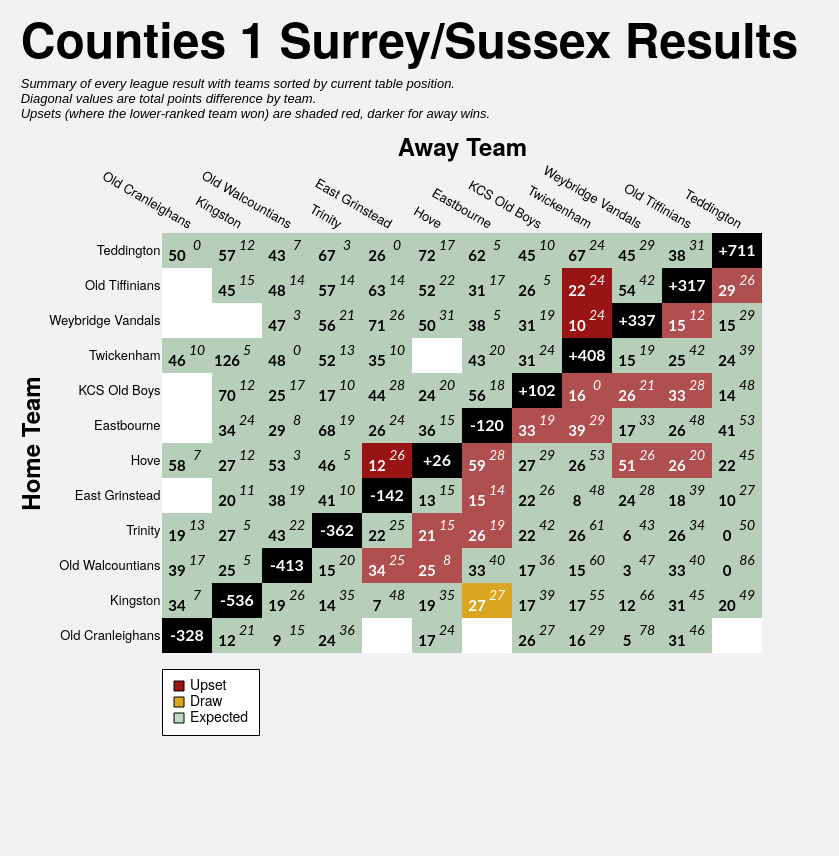

The Vega-Lite source for this figure:
### Vega-Lite specification from a JSON file in a GitHub repository (floating-point values rounded to 4 significant figures; data arrays with more than 128 entries replaced by an {"elided": "..."} marker saying what was removed)
{"config": {"axis": {"labelFont": "PT Sans Narrow, Helvetica Neue, Helvetica, Arial, sans-serif", "titleFont": "PT Sans Narrow, Helvetica Neue, Helvetica, Arial, sans-serif", "labelFontSize": 13, "titleFontSize": 24, "gridColor": "#202947", "gridOpacity": 0.2}, "text": {"font": "Lato, sans-serif"}, "bar": {"cornerRadiusEnd": 5}, "header": {"labelFont": "PT Sans Narrow, Helvetica Neue, Helvetica, Arial, sans-serif", "titleFont": "PT Sans Narrow, Helvetica Neue, Helvetica, Arial, sans-serif", "labelFontSize": 24, "titleFontSize": 28, "labelFontWeight": "bold", "orient": "left"}, "legend": {"labelFont": "PT Sans Narrow, Helvetica Neue, Helvetica, Arial, sans-serif", "titleFont": "PT Sans Narrow, Helvetica Neue, Helvetica, Arial, sans-serif", "labelFontSize": 14, "titleFontSize": 16, "titlePadding": 5, "fillColor": "white", "strokeColor": "black", "padding": 10, "titleFontWeight": "lighter", "titleFontStyle": "italic", "titleColor": "gray", "offset": 10}, "title": {"font": "PT Sans Narrow, Helvetica Neue, Helvetica, Arial, sans-serif", "fontSize": 48, "fontWeight": "bold", "anchor": "start", "align": "center", "titlePadding": 20, "subtitlePadding": 10, "subtitleFontSize": 13, "subtitleColor": "", "subtitleFontStyle": "italic", "offset": 15, "color": "black"}, "axisX": {"labelAngle": 0}, "facet": {"title": null, "header": null, "align": {"row": "each", "column": "each"}}, "resolve": {"scale": {"y": "independent", "facet": "independent"}}, "background": "#f2f1f4", "scale": {"offsetBandPaddingOuter": 0.2, "offsetBandPaddingInner": 0.1}, "view": {"stroke": null}}, "layer": [{"data": {"name": "data-75924ced8e58fdf6c3bfddf457cb49ac"}, "mark": {"type": "rect"}, "encoding": {"color": {"field": "unexpected_result", "legend": {"columns": 1, "direction": "horizontal", "labelExpr": "datum.value === 'Upset (Away Win)' ? 'Upset' : datum.value", "labelLimit": 220, "offset": 16, "orient": "bottom", "symbolStrokeColor": "black", "symbolStrokeWidth": 1, "values": ["Upset (Away Win)", "Draw", "Expected"]}, "scale": {"domain": ["Expected", "Upset (Home Win)", "Upset (Away Win)", "Draw", "To be played", "N/A"], "range": ["#146f1444", "#991515bb", "#991515", "goldenrod", "white", "black"]}, "title": null, "type": "nominal"}, "opacity": {"condition": {"test": "datum.home_team == param_19['home_team'] || datum.away_team == param_19['home_team'] || !isValid(param_19['home_team'])", "value": 1.0}, "value": 0.1}, "tooltip": [{"field": "home_team", "title": "Home", "type": "nominal"}, {"field": "away_team", "title": "Away", "type": "nominal"}, {"field": "home_score_text", "title": "Home Score", "type": "nominal"}, {"field": "away_score_text", "title": "Away Score", "type": "nominal"}, {"field": "result", "title": "Result", "type": "nominal"}, {"field": "unexpected_result", "title": "Unexpectedness", "type": "nominal"}, {"field": "date", "format": "%d %b %Y", "title": "Date", "type": "temporal"}], "x": {"axis": {"domain": false, "grid": false, "labelAngle": 30, "orient": "top", "ticks": false}, "field": "away_team", "sort": ["Old Cranleighans", "Kingston", "Old Walcountians", "Trinity", "East Grinstead", "Hove", "Eastbourne", "KCS Old Boys", "Twickenham", "Weybridge Vandals", "Old Tiffinians", "Teddington"], "title": "Away Team", "type": "nominal"}, "y": {"axis": {"domain": false, "grid": false, "ticks": false}, "field": "home_team", "sort": ["Teddington", "Old Tiffinians", "Weybridge Vandals", "Twickenham", "KCS Old Boys", "Eastbourne", "Hove", "East Grinstead", "Trinity", "Old Walcountians", "Kingston", "Old Cranleighans"], "title": "Home Team", "type": "nominal"}}, "name": "view_19"}, {"data": {"name": "data-75924ced8e58fdf6c3bfddf457cb49ac"}, "mark": {"type": "text", "fontStyle": "italic", "size": 14, "xOffset": 10, "yOffset": -5}, "encoding": {"color": {"condition": {"test": "(datum.home_team == param_19['home_team'] || datum.away_team == param_19['home_team'] || !isValid(param_19['home_team'])) && datum.unexpected_result == 'Expected'", "value": "black"}, "value": "white"}, "text": {"field": "away_score_text", "type": "nominal"}, "x": {"field": "away_team", "sort": ["Old Cranleighans", "Kingston", "Old Walcountians", "Trinity", "East Grinstead", "Hove", "Eastbourne", "KCS Old Boys", "Twickenham", "Weybridge Vandals", "Old Tiffinians", "Teddington"], "type": "nominal"}, "y": {"field": "home_team", "sort": ["Teddington", "Old Tiffinians", "Weybridge Vandals", "Twickenham", "KCS Old Boys", "Eastbourne", "Hove", "East Grinstead", "Trinity", "Old Walcountians", "Kingston", "Old Cranleighans"], "type": "nominal"}}, "transform": [{"filter": "datum.away_score_text != '' && datum.away_score_text != 'WO'"}]}, {"data": {"name": "data-75924ced8e58fdf6c3bfddf457cb49ac"}, "mark": {"type": "text", "size": 12, "xOffset": 10, "yOffset": -5}, "encoding": {"color": {"condition": {"test": "(datum.home_team == param_19['home_team'] || datum.away_team == param_19['home_team'] || !isValid(param_19['home_team'])) && datum.unexpected_result == 'Expected'", "value": "black"}, "value": "white"}, "text": {"field": "away_score_text", "type": "nominal"}, "x": {"field": "away_team", "sort": ["Old Cranleighans", "Kingston", "Old Walcountians", "Trinity", "East Grinstead", "Hove", "Eastbourne", "KCS Old Boys", "Twickenham", "Weybridge Vandals", "Old Tiffinians", "Teddington"], "type": "nominal"}, "y": {"field": "home_team", "sort": ["Teddington", "Old Tiffinians", "Weybridge Vandals", "Twickenham", "KCS Old Boys", "Eastbourne", "Hove", "East Grinstead", "Trinity", "Old Walcountians", "Kingston", "Old Cranleighans"], "type": "nominal"}}, "transform": [{"filter": "datum.away_score_text == 'WO'"}]}, {"data": {"name": "data-75924ced8e58fdf6c3bfddf457cb49ac"}, "mark": {"type": "text", "fontWeight": "bold", "size": 15, "xOffset": -10, "yOffset": 5}, "encoding": {"color": {"condition": {"test": "(datum.home_team == param_19['home_team'] || datum.away_team == param_19['home_team'] || !isValid(param_19['home_team'])) && datum.unexpected_result == 'Expected'", "value": "black"}, "value": "white"}, "text": {"field": "home_score_text", "type": "nominal"}, "x": {"field": "away_team", "sort": ["Old Cranleighans", "Kingston", "Old Walcountians", "Trinity", "East Grinstead", "Hove", "Eastbourne", "KCS Old Boys", "Twickenham", "Weybridge Vandals", "Old Tiffinians", "Teddington"], "type": "nominal"}, "y": {"field": "home_team", "sort": ["Teddington", "Old Tiffinians", "Weybridge Vandals", "Twickenham", "KCS Old Boys", "Eastbourne", "Hove", "East Grinstead", "Trinity", "Old Walcountians", "Kingston", "Old Cranleighans"], "type": "nominal"}}, "transform": [{"filter": "datum.home_score_text != '' && datum.home_score_text != 'WO'"}]}, {"data": {"name": "data-75924ced8e58fdf6c3bfddf457cb49ac"}, "mark": {"type": "text", "size": 12, "xOffset": -10, "yOffset": 5}, "encoding": {"color": {"condition": {"test": "(datum.home_team == param_19['home_team'] || datum.away_team == param_19['home_team'] || !isValid(param_19['home_team'])) && datum.unexpected_result == 'Expected'", "value": "black"}, "value": "white"}, "text": {"field": "home_score_text", "type": "nominal"}, "x": {"field": "away_team", "sort": ["Old Cranleighans", "Kingston", "Old Walcountians", "Trinity", "East Grinstead", "Hove", "Eastbourne", "KCS Old Boys", "Twickenham", "Weybridge Vandals", "Old Tiffinians", "Teddington"], "type": "nominal"}, "y": {"field": "home_team", "sort": ["Teddington", "Old Tiffinians", "Weybridge Vandals", "Twickenham", "KCS Old Boys", "Eastbourne", "Hove", "East Grinstead", "Trinity", "Old Walcountians", "Kingston", "Old Cranleighans"], "type": "nominal"}}, "transform": [{"filter": "datum.home_score_text == 'WO'"}]}, {"data": {"name": "data-632306f8b92a861483858ecfe633869c"}, "mark": {"type": "text", "color": "white", "fontWeight": "bold", "size": 16}, "encoding": {"text": {"field": "display_text", "type": "nominal"}, "tooltip": [{"field": "home_team", "title": "Team", "type": "nominal"}, {"field": "display_text", "title": "Points Difference", "type": "nominal"}], "x": {"field": "away_team", "sort": ["Old Cranleighans", "Kingston", "Old Walcountians", "Trinity", "East Grinstead", "Hove", "Eastbourne", "KCS Old Boys", "Twickenham", "Weybridge Vandals", "Old Tiffinians", "Teddington"], "type": "nominal"}, "y": {"field": "home_team", "sort": ["Teddington", "Old Tiffinians", "Weybridge Vandals", "Twickenham", "KCS Old Boys", "Eastbourne", "Hove", "East Grinstead", "Trinity", "Old Walcountians", "Kingston", "Old Cranleighans"], "type": "nominal"}}}], "height": {"step": 35}, "padding": {"left": 20, "top": 20, "right": 40, "bottom": 120}, "params": [{"name": "param_19", "select": {"type": "point", "clear": "dblclick", "fields": ["home_team"], "on": "click"}, "value": null, "views": ["view_19"]}], "title": {"text": "Counties 1 Surrey/Sussex Results", "subtitle": ["Summary of every league result with teams sorted by current table position.", "Diagonal values are total points difference by team.", "Upsets (where the lower-ranked team won) are shaded red, darker for away wins."]}, "width": {"step": 50}, "$schema": "https://vega.github.io/schema/vega-lite/v5.20.1.json", "datasets": {"data-75924ced8e58fdf6c3bfddf457cb49ac": {"elided": "144 records"}, "data-632306f8b92a861483858ecfe633869c": [{"home_team": "East Grinstead", "away_team": "East Grinstead", "match_id": null, "date": "", "home_score": null, "away_score": null, "home_walkover": null, "away_walkover": null, "result": "N/A", "home_score_text": "", "away_score_text": "", "wo_result": "", "score_text": "", "display_text": "-142", "is_diagonal": true, "result_simple": "N/A", "unexpected_result": "N/A", "unexpected_opacity": 1.0}, {"home_team": "Eastbourne", "away_team": "Eastbourne", "match_id": null, "date": "", "home_score": null, "away_score": null, "home_walkover": null, "away_walkover": null, "result": "N/A", "home_score_text": "", "away_score_text": "", "wo_result": "", "score_text": "", "display_text": "-120", "is_diagonal": true, "result_simple": "N/A", "unexpected_result": "N/A", "unexpected_opacity": 1.0}, {"home_team": "Hove", "away_team": "Hove", "match_id": null, "date": "", "home_score": null, "away_score": null, "home_walkover": null, "away_walkover": null, "result": "N/A", "home_score_text": "", "away_score_text": "", "wo_result": "", "score_text": "", "display_text": "+26", "is_diagonal": true, "result_simple": "N/A", "unexpected_result": "N/A", "unexpected_opacity": 1.0}, {"home_team": "KCS Old Boys", "away_team": "KCS Old Boys", "match_id": null, "date": "", "home_score": null, "away_score": null, "home_walkover": null, "away_walkover": null, "result": "N/A", "home_score_text": "", "away_score_text": "", "wo_result": "", "score_text": "", "display_text": "+102", "is_diagonal": true, "result_simple": "N/A", "unexpected_result": "N/A", "unexpected_opacity": 1.0}, {"home_team": "Kingston", "away_team": "Kingston", "match_id": null, "date": "", "home_score": null, "away_score": null, "home_walkover": null, "away_walkover": null, "result": "N/A", "home_score_text": "", "away_score_text": "", "wo_result": "", "score_text": "", "display_text": "-536", "is_diagonal": true, "result_simple": "N/A", "unexpected_result": "N/A", "unexpected_opacity": 1.0}, {"home_team": "Old Cranleighans", "away_team": "Old Cranleighans", "match_id": null, "date": "", "home_score": null, "away_score": null, "home_walkover": null, "away_walkover": null, "result": "N/A", "home_score_text": "", "away_score_text": "", "wo_result": "", "score_text": "", "display_text": "-328", "is_diagonal": true, "result_simple": "N/A", "unexpected_result": "N/A", "unexpected_opacity": 1.0}, {"home_team": "Old Tiffinians", "away_team": "Old Tiffinians", "match_id": null, "date": "", "home_score": null, "away_score": null, "home_walkover": null, "away_walkover": null, "result": "N/A", "home_score_text": "", "away_score_text": "", "wo_result": "", "score_text": "", "display_text": "+317", "is_diagonal": true, "result_simple": "N/A", "unexpected_result": "N/A", "unexpected_opacity": 1.0}, {"home_team": "Old Walcountians", "away_team": "Old Walcountians", "match_id": null, "date": "", "home_score": null, "away_score": null, "home_walkover": null, "away_walkover": null, "result": "N/A", "home_score_text": "", "away_score_text": "", "wo_result": "", "score_text": "", "display_text": "-413", "is_diagonal": true, "result_simple": "N/A", "unexpected_result": "N/A", "unexpected_opacity": 1.0}, {"home_team": "Teddington", "away_team": "Teddington", "match_id": null, "date": "", "home_score": null, "away_score": null, "home_walkover": null, "away_walkover": null, "result": "N/A", "home_score_text": "", "away_score_text": "", "wo_result": "", "score_text": "", "display_text": "+711", "is_diagonal": true, "result_simple": "N/A", "unexpected_result": "N/A", "unexpected_opacity": 1.0}, {"home_team": "Trinity", "away_team": "Trinity", "match_id": null, "date": "", "home_score": null, "away_score": null, "home_walkover": null, "away_walkover": null, "result": "N/A", "home_score_text": "", "away_score_text": "", "wo_result": "", "score_text": "", "display_text": "-362", "is_diagonal": true, "result_simple": "N/A", "unexpected_result": "N/A", "unexpected_opacity": 1.0}, {"home_team": "Twickenham", "away_team": "Twickenham", "match_id": null, "date": "", "home_score": null, "away_score": null, "home_walkover": null, "away_walkover": null, "result": "N/A", "home_score_text": "", "away_score_text": "", "wo_result": "", "score_text": "", "display_text": "+408", "is_diagonal": true, "result_simple": "N/A", "unexpected_result": "N/A", "unexpected_opacity": 1.0}, {"home_team": "Weybridge Vandals", "away_team": "Weybridge Vandals", "match_id": null, "date": "", "home_score": null, "away_score": null, "home_walkover": null, "away_walkover": null, "result": "N/A", "home_score_text": "", "away_score_text": "", "wo_result": "", "score_text": "", "display_text": "+337", "is_diagonal": true, "result_simple": "N/A", "unexpected_result": "N/A", "unexpected_opacity": 1.0}]}}
